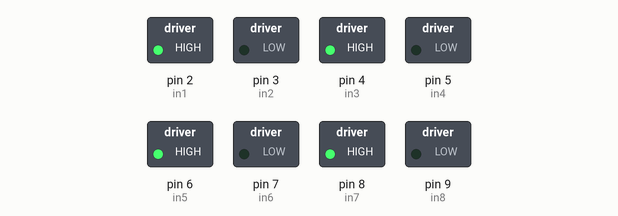
Recording of a sketch running on a simulated Arduino Uno, built with avr-gcc and run on an emulated ATmega328P. Parts: switched loads named in the sketch (green lamp = pin HIGH).

Above: at 0.1 s.
At 30.1 s:
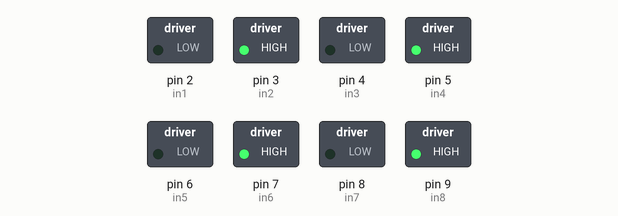
Timing chart, 0 to 31.6 s (numbered marks = the images above):
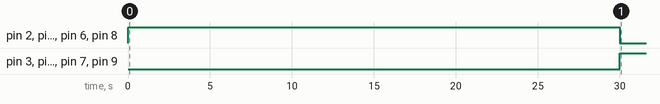

The sketch:

smooth_bojo1.ino
```cpp
// Control pins for Driver Chip #1 (Motor 1 & Motor 2)
int in1 = 2;
int in2 = 3;
int in3 = 4;
int in4 = 5;

// Control pins for Driver Chip #2 (Motor 3 & Motor 4)
int in5 = 6;
int in6 = 7;
int in7 = 8;
int in8 = 9;

void setup() {
  pinMode(in1, OUTPUT);
  pinMode(in2, OUTPUT);
  pinMode(in3, OUTPUT);
  pinMode(in4, OUTPUT);
  pinMode(in5, OUTPUT);
  pinMode(in6, OUTPUT);
  pinMode(in7, OUTPUT);
  pinMode(in8, OUTPUT);
}

void forward() {
  digitalWrite(in1, HIGH); digitalWrite(in2, LOW);
  digitalWrite(in3, HIGH); digitalWrite(in4, LOW);
  digitalWrite(in5, HIGH); digitalWrite(in6, LOW);
  digitalWrite(in7, HIGH); digitalWrite(in8, LOW);
}

void backward() {
  digitalWrite(in1, LOW); digitalWrite(in2, HIGH);
  digitalWrite(in3, LOW); digitalWrite(in4, HIGH);
  digitalWrite(in5, LOW); digitalWrite(in6, HIGH);
  digitalWrite(in7, LOW); digitalWrite(in8, HIGH);
}

void turnRight() {
  digitalWrite(in1, HIGH); digitalWrite(in2, LOW);
  digitalWrite(in3, LOW);  digitalWrite(in4, HIGH);
  digitalWrite(in5, HIGH); digitalWrite(in6, LOW);
  digitalWrite(in7, LOW);  digitalWrite(in8, HIGH);
}

void turnLeft() {
  digitalWrite(in1, LOW);  digitalWrite(in2, HIGH);
  digitalWrite(in3, HIGH); digitalWrite(in4, LOW);
  digitalWrite(in5, LOW);  digitalWrite(in6, HIGH);
  digitalWrite(in7, HIGH); digitalWrite(in8, LOW);
}

void stopMotors() {
  digitalWrite(in1, LOW); digitalWrite(in2, LOW);
  digitalWrite(in3, LOW); digitalWrite(in4, LOW);
  digitalWrite(in5, LOW); digitalWrite(in6, LOW);
  digitalWrite(in7, LOW); digitalWrite(in8, LOW);
}

void loop() {
  // 1. Forward for 30 seconds
  forward();
  delay(30000);

  // 2. Backward for a full minute (60 seconds)
  backward();
  delay(60000);

  // 3. Alternate right/left for one minute
  unsigned long turnStart = millis();
  while (millis() - turnStart < 60000) {
    turnRight();
    delay(1000);
    turnLeft();
    delay(1000);
  }

  stopMotors();
  while (true) {
    // Final stop after completing all movements
  }
}
```

Measured:
- by itself, pin 2 (in1), pin 4 (in3), pin 6 (in5), pin 8 (in7): LOW → HIGH at 0.00 s, → LOW 30.0 s later
- by itself, pin 3 (in2), pin 5 (in4), pin 7 (in6), pin 9 (in8): LOW → HIGH at 30.0 s
